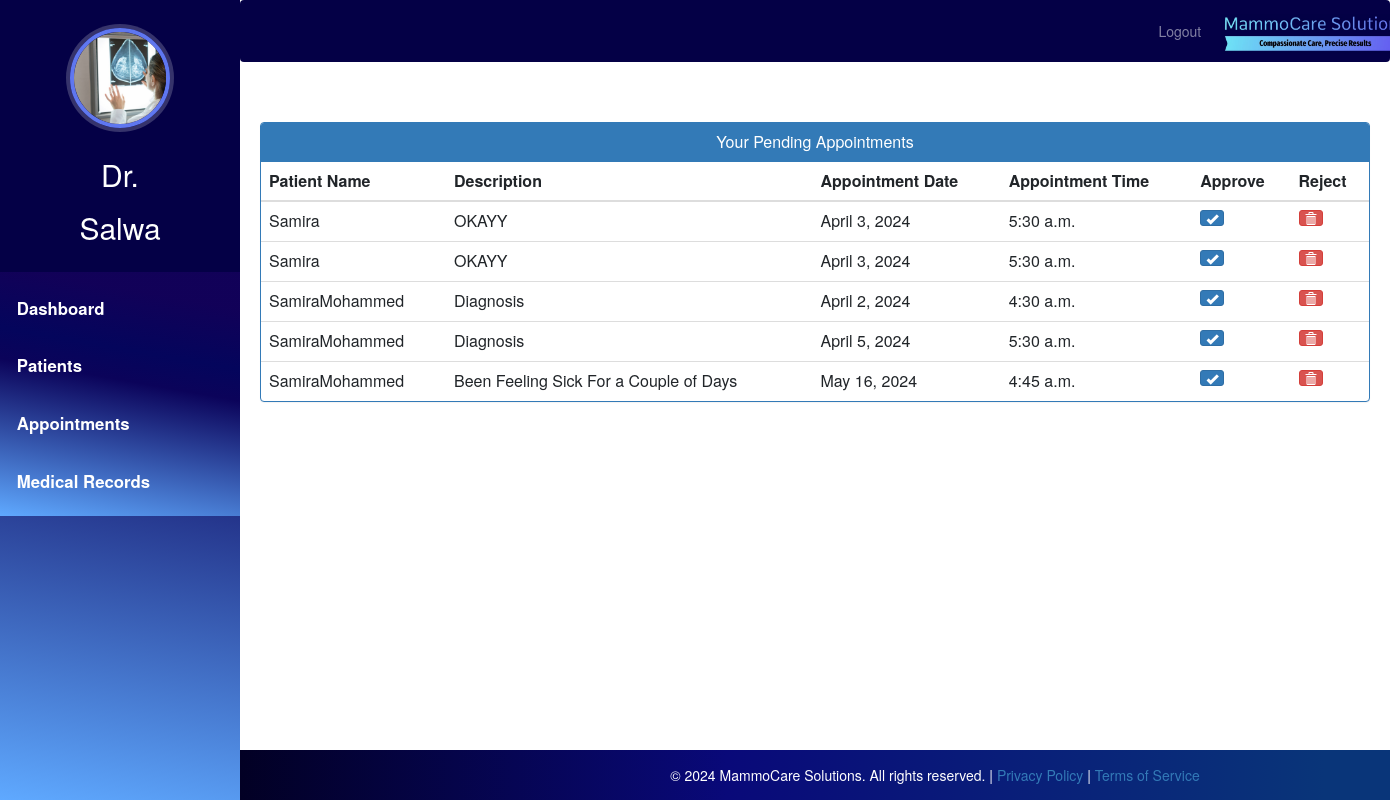
/doctor-view-appointment (signed in), run on the app's committed database.
### hospital/models.py (models this page shows, shortened)
class Doctor(models.Model):
    user=models.OneToOneField(User,on_delete=models.CASCADE)
    profile_pic= models.ImageField(upload_to='profile_pic/DoctorProfilePic/', null=True,blank=True)
    address = models.CharField(max_length=40)
    mobile = models.CharField(max_length=20,null=True)
    department= models.CharField(max_length=50, default='Oncologist')
    status=models.BooleanField(default=False)

class Appointment(models.Model):
    patientId=models.PositiveIntegerField(null=True)
    doctorId=models.PositiveIntegerField(null=True)
    patientName=models.CharField(max_length=40,null=True)
    doctorName=models.CharField(max_length=40,null=True)
    appointmentDate=models.DateField(null=False)
    appointmentTime=models.TimeField(null=False)
    description=models.TextField(max_length=500)
    status=models.BooleanField(default=False)

### hospital/views.py (the view)
# urls.py: path('doctor-view-appointment', views.doctor_view_appointment_view,name='doctor-view-appointment'),
@login_required(login_url='doctorlogin')
@user_passes_test(is_doctor)
def doctor_view_appointment_view(request):
    doctor=models.Doctor.objects.get(user_id=request.user.id) # for profile picture of doctor in sidebar
    appointments=models.Appointment.objects.all().filter(status=False, doctorId=request.user.id) #
    patientid=[]
    for a in appointments:
        patientid.append(a.patientId)
    patients=models.Patient.objects.all().filter(status=True, user_id__in=patientid) #
    print("Length of appointments:", len(appointments))
    print("Length of patients:", len(patients))
    appointments_with_patients = appointments
    return render(request,'hospital/doctor_view_appointment.html',{'appointments_with_patients':appointments_with_patients,'doctor':doctor})

### hospital/views.py (called while the page is built)
def is_doctor(user):
    return user.groups.filter(name='DOCTOR').exists()

### templates/hospital/doctor_view_appointment.html (shortened to what this page needs)
{% extends 'hospital/doctor_base.html' %}
{% block content %}
{%load static%}
<head>
  <link href="//netdna.bootstrapcdn.com/bootstrap/3.0.0/css/bootstrap.min.css" rel="stylesheet" id="bootstrap-css">
</head>
<div class="container">
  <div class="panel panel-primary">
    <div class="panel-heading">
      <h6 class="panel-title">Your Pending Appointments</h6>
    </div>
    <table class="table table-hover" id="dev-table">
      <thead>
        <tr>
          <th>Patient Name</th>
          <th>Description</th>
          <th>Appointment Date</th>
          <th>Appointment Time</th>
          <th>Approve</th>
          <th>Reject</th>
        </tr>
      </thead>
      {% for appointment in appointments_with_patients %}
      <tr>
        <td>{{appointment.patientName}}</td>
        <td>{{ appointment.description}}</td>
        <td>{{appointment.appointmentDate}}</td>
        <td>{{appointment.appointmentTime}}</td>
        <td><a class="btn btn-primary btn-xs" href="{% url 'doctor_approve_appointment' appointment.id %}"><span class="glyphicon glyphicon-ok"></span></a></td>
        <td><a class="btn btn-danger btn-xs" href="{% url 'doctor_reject_appointment' appointment.id %}"><span class="glyphicon glyphicon-trash"></span></a></td>
      </tr>
      {% endfor %}
    </table>
  </div>
</div>
<div class="footer-container">
  <footer>
    <div class="footer-content">
      <p>
        &copy; 2024 MammoCare Solutions. All rights reserved. | <a href="/privacy_policy">Privacy Policy</a> | <a href="/terms">Terms of Service</a>
      </p>
    </div>
  </footer>
</div>
{% endblock content %}

### templates/hospital/doctor_base.html (shortened to what this page needs)
{% load static %}
<html lang="en">
<head>
  <link rel="stylesheet" href="https://stackpath.bootstrapcdn.com/bootstrap/4.3.1/css/bootstrap.min.css">
  <link rel="stylesheet" href="https://maxcdn.bootstrapcdn.com/font-awesome/4.7.0/css/font-awesome.min.css">
</head>
<body>
  <nav class="menu" tabindex="0">
    <header class="avatar">
      <div style="display: inline-block;">
        <img src="{% static doctor.profile_pic.url %}" alt="Profile Pic" />
        <br><br>
        <h6 style="color: white; font-size: 30px;">Dr.</h6>
      </div>
      <h2>{{ request.user.first_name }}</h2>
    </header>
    <ul>
      <li tabindex="0" class="icon-dashboard"><a href="/doctor-dashboard">Dashboard</a></li>
      <li tabindex="0" class="icon-users"><a href="/doctor-patient">Patients</a></li>
      <li tabindex="0" class="icon-calendar"><a href="/doctor-appointment">Appointments</a></li>
      <li tabindex="0" class="icon-records"><a href="/doctor-medical-records">Medical Records</a></li>
    </ul>
  </nav>
  <main>
    <div class="bs-example">
      <nav class="navbar navbar-expand-md navbar-dark fixed-top" style="background:#040046;">
        <div class="navbar-nav" style=" margin-left: 80%;">
          <a href="/index" class="nav-item nav-link">Logout</a>
        </div>
        <a href="/admin-dashboard" class="navbar-brand">
          <img src="{% static 'images/mammocare-logo.jpeg' %}" alt="Logo" height="40" style="margin-top: -7px;">
        </a>
      </nav>
    </div>
    <br><br>
    {% block content %}
    {% endblock content %}
    <br><br><br><br><br><br><br>
    <footer>
      <br>
      <div class="container">
      </div>
    </footer>
  </main>
</body>
</html>

### templates/hospital/doctor_base.html (style rules this page uses)
body { padding-left: 240px; margin-top: 50px; }
.menu { background: rgb(2,0,36); background: linear-gradient(10deg, rgba(2,0,36,1) 0%, rgba(95,169,255,1) 0%, rgba(11,3,90,1) 55%, rgba(4,5,92,1) 66%, rgba(18,1,88,0.9568160027682948) 87%); height: 100vh; width: 240px; position: fixed; top: 0px; left: 0; z-index: 5; outline: none; transition: left 0.3s; }
.menu .avatar { background: #040046; padding: 2em 0.5em; text-align: center; }
.menu .avatar img { width: 100px; height: 100px; border-radius: 50%; overflow: hidden; border: 4px solid #5f77f0; box-shadow: 0 0 0 4px rgba(255, 255, 255, 0.2); }
.menu .avatar h2 { font-weight: normal; margin-bottom: 0; color: #fff; margin-top: 10px; }
.menu ul { list-style: none; padding: 0.5em 0; margin: 0; background: rgb(2,0,36); background: linear-gradient(10deg, rgba(2,0,36,1) 0%, rgba(95,169,255,1) 0%, rgba(11,3,90,1) 55%, rgba(4,5,92,1) 66%, rgba(18,1,88,0.9568160027682948) 87%); }
.menu ul li { padding: 1em; font-size: 1.2em; font-weight: bold; transition: background-color 0.3s ease; }
.menu ul li a { color: #fff; text-decoration: none; }
footer { padding: 0px 0px 0px 0px; background: rgb(2, 0, 36); background: linear-gradient(90deg, rgba(2, 0, 36, 1) 0%, rgba(9, 9, 121, 1) 35%, rgba(9, 53, 121, 1) 78%); margin: 0px; position: absolute; bottom: 0; width: 100%; height: 50px; text-align: center; }

### templates/hospital/doctor_view_appointment.html (style rules this page uses)
a:link { text-decoration: none; }
h6 { text-align: center; }
footer { padding: 0px 0px; background: rgb(2, 0, 36); background: linear-gradient(90deg, rgba(2, 0, 36, 1) 0%, rgba(9, 9, 121, 1) 35%, rgba(9, 53, 121, 1) 78%); position: fixed; margin: 0px; width: 100%; height: 50px; color: white; z-index: 0; }
footer p { margin: 5px 0; font-size: 14px; }
.footer-container { position: fixed; width: 100%; z-index: 1001; }
.footer-content { padding: 10px 0; bottom: 0px; }

### data on the page
Doctor: profile_pic (picture)
Appointment: patientName "Samira", description "OKAYY", appointmentDate "April 3, 2024", appointmentTime "5:30 a.m."
Appointment: patientName "Samira", description "OKAYY", appointmentDate "April 3, 2024", appointmentTime "5:30 a.m."
Appointment: patientName "SamiraMohammed", description "Diagnosis", appointmentDate "April 2, 2024", appointmentTime "4:30 a.m."
Appointment: patientName "SamiraMohammed", description "Diagnosis", appointmentDate "April 5, 2024", appointmentTime "5:30 a.m."
Appointment: patientName "SamiraMohammed", description "Been Feeling Sick For a Couple of Days", appointmentDate "May 16, 2024", appointmentTime "4:45 a.m."

### other printed values
{{ request.user.first_name }} "Salwa"
